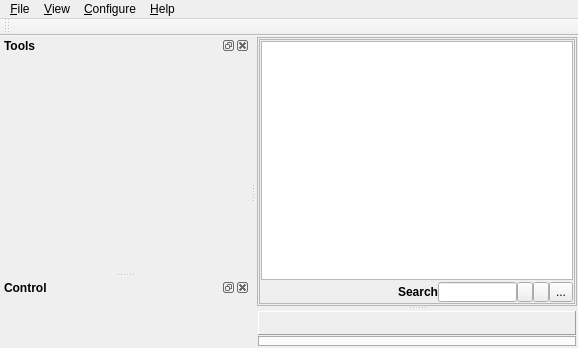
<?xml version="1.0" encoding="UTF-8"?>
<ui version="4.0">
 <class>MainWindow</class>
 <widget class="QMainWindow" name="MainWindow">
  <property name="geometry">
   <rect>
    <x>0</x>
    <y>0</y>
    <width>578</width>
    <height>348</height>
   </rect>
  </property>
  <property name="windowTitle">
   <string>vTrazer</string>
  </property>
  <property name="windowIcon">
   <iconset resource="vTrazer.qrc">
    <normaloff>:/img/logo</normaloff>:/img/logo</iconset>
  </property>
  <property name="documentMode">
   <bool>false</bool>
  </property>
  <property name="dockNestingEnabled">
   <bool>false</bool>
  </property>
  <widget class="QWidget" name="centralWidget">
   <property name="sizePolicy">
    <sizepolicy hsizetype="Expanding" vsizetype="Expanding">
     <horstretch>0</horstretch>
     <verstretch>0</verstretch>
    </sizepolicy>
   </property>
   <layout class="QGridLayout" name="gridLayout">
    <property name="sizeConstraint">
     <enum>QLayout::SetMaximumSize</enum>
    </property>
    <property name="leftMargin">
     <number>1</number>
    </property>
    <property name="topMargin">
     <number>1</number>
    </property>
    <property name="rightMargin">
     <number>1</number>
    </property>
    <property name="bottomMargin">
     <number>1</number>
    </property>
    <item row="0" column="0">
     <widget class="QSplitter" name="splitter">
      <property name="sizePolicy">
       <sizepolicy hsizetype="Expanding" vsizetype="Expanding">
        <horstretch>0</horstretch>
        <verstretch>0</verstretch>
       </sizepolicy>
      </property>
      <property name="maximumSize">
       <size>
        <width>16777215</width>
        <height>16777215</height>
       </size>
      </property>
      <property name="orientation">
       <enum>Qt::Vertical</enum>
      </property>
      <widget class="QFrame" name="MainFrame">
       <property name="sizePolicy">
        <sizepolicy hsizetype="Expanding" vsizetype="Expanding">
         <horstretch>0</horstretch>
         <verstretch>0</verstretch>
        </sizepolicy>
       </property>
       <property name="frameShape">
        <enum>QFrame::StyledPanel</enum>
       </property>
       <property name="frameShadow">
        <enum>QFrame::Raised</enum>
       </property>
       <layout class="QVBoxLayout" name="verticalLayout_3">
        <property name="spacing">
         <number>2</number>
        </property>
        <property name="leftMargin">
         <number>1</number>
        </property>
        <property name="topMargin">
         <number>1</number>
        </property>
        <property name="rightMargin">
         <number>1</number>
        </property>
        <property name="bottomMargin">
         <number>1</number>
        </property>
        <item>
         <widget class="QScrollArea" name="scrollArea">
          <property name="widgetResizable">
           <bool>true</bool>
          </property>
          <widget class="QWidget" name="scrollAreaWidgetContents">
           <property name="geometry">
            <rect>
             <x>0</x>
             <y>0</y>
             <width>319</width>
             <height>257</height>
            </rect>
           </property>
           <layout class="QVBoxLayout" name="verticalLayout_2">
            <property name="spacing">
             <number>2</number>
            </property>
            <property name="leftMargin">
             <number>1</number>
            </property>
            <property name="topMargin">
             <number>1</number>
            </property>
            <property name="rightMargin">
             <number>1</number>
            </property>
            <property name="bottomMargin">
             <number>1</number>
            </property>
            <item>
             <widget class="QTableView" name="tableView">
              <property name="alternatingRowColors">
               <bool>true</bool>
              </property>
              <attribute name="horizontalHeaderShowSortIndicator" stdset="0">
               <bool>true</bool>
              </attribute>
              <attribute name="horizontalHeaderStretchLastSection">
               <bool>true</bool>
              </attribute>
              <attribute name="verticalHeaderStretchLastSection">
               <bool>false</bool>
              </attribute>
             </widget>
            </item>
            <item>
             <widget class="QWidget" name="searchWidget" native="true">
              <property name="minimumSize">
               <size>
                <width>0</width>
                <height>20</height>
               </size>
              </property>
              <property name="maximumSize">
               <size>
                <width>16777215</width>
                <height>20</height>
               </size>
              </property>
              <layout class="QHBoxLayout" name="horizontalLayout_2">
               <property name="spacing">
                <number>0</number>
               </property>
               <property name="leftMargin">
                <number>0</number>
               </property>
               <property name="topMargin">
                <number>0</number>
               </property>
               <property name="rightMargin">
                <number>0</number>
               </property>
               <property name="bottomMargin">
                <number>0</number>
               </property>
               <item>
                <spacer name="horizontalSpacer">
                 <property name="orientation">
                  <enum>Qt::Horizontal</enum>
                 </property>
                 <property name="sizeHint" stdset="0">
                  <size>
                   <width>183</width>
                   <height>20</height>
                  </size>
                 </property>
                </spacer>
               </item>
               <item>
                <widget class="QLabel" name="label">
                 <property name="font">
                  <font>
                   <pointsize>9</pointsize>
                   <weight>75</weight>
                   <bold>true</bold>
                  </font>
                 </property>
                 <property name="layoutDirection">
                  <enum>Qt::LeftToRight</enum>
                 </property>
                 <property name="text">
                  <string>Search</string>
                 </property>
                </widget>
               </item>
               <item>
                <widget class="QLineEdit" name="regexpEdit">
                 <property name="font">
                  <font>
                   <pointsize>9</pointsize>
                   <weight>75</weight>
                   <bold>true</bold>
                  </font>
                 </property>
                </widget>
               </item>
               <item>
                <widget class="QPushButton" name="backSearch">
                 <property name="maximumSize">
                  <size>
                   <width>16</width>
                   <height>16777215</height>
                  </size>
                 </property>
                 <property name="text">
                  <string/>
                 </property>
                 <property name="icon">
                  <iconset resource="vTrazer.qrc">
                   <normaloff>:/img/leftarrow</normaloff>:/img/leftarrow</iconset>
                 </property>
                 <property name="iconSize">
                  <size>
                   <width>10</width>
                   <height>10</height>
                  </size>
                 </property>
                 <property name="shortcut">
                  <string>Up</string>
                 </property>
                </widget>
               </item>
               <item>
                <widget class="QPushButton" name="nextSearch">
                 <property name="maximumSize">
                  <size>
                   <width>16</width>
                   <height>16777215</height>
                  </size>
                 </property>
                 <property name="text">
                  <string/>
                 </property>
                 <property name="icon">
                  <iconset resource="vTrazer.qrc">
                   <normaloff>:/img/rightarrow</normaloff>:/img/rightarrow</iconset>
                 </property>
                 <property name="iconSize">
                  <size>
                   <width>10</width>
                   <height>10</height>
                  </size>
                 </property>
                 <property name="shortcut">
                  <string>Down</string>
                 </property>
                </widget>
               </item>
               <item>
                <widget class="QToolButton" name="hideButton">
                 <property name="text">
                  <string>...</string>
                 </property>
                 <property name="icon">
                  <iconset resource="vTrazer.qrc">
                   <normaloff>:/img/close</normaloff>:/img/close</iconset>
                 </property>
                 <property name="iconSize">
                  <size>
                   <width>10</width>
                   <height>10</height>
                  </size>
                 </property>
                </widget>
               </item>
              </layout>
             </widget>
            </item>
           </layout>
          </widget>
         </widget>
        </item>
       </layout>
      </widget>
      <widget class="QFrame" name="ResultFrame">
       <property name="sizePolicy">
        <sizepolicy hsizetype="Expanding" vsizetype="Expanding">
         <horstretch>0</horstretch>
         <verstretch>0</verstretch>
        </sizepolicy>
       </property>
       <property name="frameShape">
        <enum>QFrame::NoFrame</enum>
       </property>
       <property name="frameShadow">
        <enum>QFrame::Plain</enum>
       </property>
       <property name="lineWidth">
        <number>0</number>
       </property>
       <layout class="QVBoxLayout" name="verticalLayout_4">
        <property name="spacing">
         <number>1</number>
        </property>
        <property name="leftMargin">
         <number>1</number>
        </property>
        <property name="topMargin">
         <number>1</number>
        </property>
        <property name="rightMargin">
         <number>1</number>
        </property>
        <property name="bottomMargin">
         <number>1</number>
        </property>
        <item>
         <widget class="QFrame" name="popFrameWindow">
          <property name="minimumSize">
           <size>
            <width>0</width>
            <height>24</height>
           </size>
          </property>
          <property name="maximumSize">
           <size>
            <width>16777215</width>
            <height>24</height>
           </size>
          </property>
          <property name="frameShape">
           <enum>QFrame::Panel</enum>
          </property>
          <property name="frameShadow">
           <enum>QFrame::Raised</enum>
          </property>
          <layout class="QHBoxLayout" name="horizontalLayout_3">
           <property name="spacing">
            <number>1</number>
           </property>
           <property name="leftMargin">
            <number>0</number>
           </property>
           <property name="topMargin">
            <number>0</number>
           </property>
           <property name="rightMargin">
            <number>2</number>
           </property>
           <property name="bottomMargin">
            <number>0</number>
           </property>
           <item>
            <spacer name="horizontalSpacer_3">
             <property name="orientation">
              <enum>Qt::Horizontal</enum>
             </property>
             <property name="sizeHint" stdset="0">
              <size>
               <width>188</width>
               <height>14</height>
              </size>
             </property>
            </spacer>
           </item>
           <item>
            <widget class="QPushButton" name="ClosePushButton">
             <property name="maximumSize">
              <size>
               <width>15</width>
               <height>15</height>
              </size>
             </property>
             <property name="whatsThis">
              <string>Hide</string>
             </property>
             <property name="text">
              <string/>
             </property>
             <property name="icon">
              <iconset resource="vTrazer.qrc">
               <normaloff>:/img/hide</normaloff>:/img/hide</iconset>
             </property>
             <property name="iconSize">
              <size>
               <width>15</width>
               <height>15</height>
              </size>
             </property>
             <property name="flat">
              <bool>true</bool>
             </property>
            </widget>
           </item>
          </layout>
         </widget>
        </item>
        <item>
         <widget class="QTabWidget" name="ResultTabWidget">
          <property name="font">
           <font>
            <pointsize>10</pointsize>
            <weight>75</weight>
            <bold>true</bold>
           </font>
          </property>
          <property name="autoFillBackground">
           <bool>false</bool>
          </property>
          <property name="tabPosition">
           <enum>QTabWidget::South</enum>
          </property>
          <property name="tabShape">
           <enum>QTabWidget::Rounded</enum>
          </property>
          <property name="currentIndex">
           <number>-1</number>
          </property>
          <property name="documentMode">
           <bool>false</bool>
          </property>
          <property name="tabsClosable">
           <bool>true</bool>
          </property>
          <property name="movable">
           <bool>true</bool>
          </property>
         </widget>
        </item>
       </layout>
      </widget>
     </widget>
    </item>
   </layout>
  </widget>
  <widget class="QMenuBar" name="menuBar">
   <property name="geometry">
    <rect>
     <x>0</x>
     <y>0</y>
     <width>578</width>
     <height>25</height>
    </rect>
   </property>
   <property name="defaultUp">
    <bool>false</bool>
   </property>
   <widget class="QMenu" name="menuFile">
    <property name="tearOffEnabled">
     <bool>false</bool>
    </property>
    <property name="title">
     <string>&amp;File</string>
    </property>
    <addaction name="actionOpen"/>
    <addaction name="actionSessionManager"/>
    <addaction name="actionQuit"/>
   </widget>
   <widget class="QMenu" name="menuHelp">
    <property name="title">
     <string>&amp;Help</string>
    </property>
    <addaction name="actionAbout"/>
    <addaction name="actionManual"/>
   </widget>
   <widget class="QMenu" name="menuView">
    <property name="title">
     <string>&amp;View</string>
    </property>
    <addaction name="actionViewTools"/>
    <addaction name="actionViewControl_Panel"/>
    <addaction name="separator"/>
    <addaction name="actionViewResult"/>
    <addaction name="separator"/>
    <addaction name="actionWatch"/>
    <addaction name="actionOutput"/>
    <addaction name="actionGraph"/>
    <addaction name="separator"/>
    <addaction name="actionShow_Full_Screen"/>
    <addaction name="actionFind"/>
   </widget>
   <widget class="QMenu" name="menuConfigure">
    <property name="title">
     <string>&amp;Configure</string>
    </property>
    <addaction name="actionConfigure"/>
    <addaction name="actionRun"/>
   </widget>
   <addaction name="menuFile"/>
   <addaction name="menuView"/>
   <addaction name="menuConfigure"/>
   <addaction name="menuHelp"/>
  </widget>
  <widget class="QToolBar" name="mainToolBar">
   <attribute name="toolBarArea">
    <enum>TopToolBarArea</enum>
   </attribute>
   <attribute name="toolBarBreak">
    <bool>false</bool>
   </attribute>
  </widget>
  <widget class="QDockWidget" name="ToolsDockWidget">
   <property name="minimumSize">
    <size>
     <width>250</width>
     <height>235</height>
    </size>
   </property>
   <property name="font">
    <font>
     <pointsize>9</pointsize>
     <weight>75</weight>
     <bold>true</bold>
    </font>
   </property>
   <property name="windowTitle">
    <string>Tools</string>
   </property>
   <attribute name="dockWidgetArea">
    <number>1</number>
   </attribute>
   <widget class="QWidget" name="ToolDockWidgetContents"/>
  </widget>
  <widget class="QDockWidget" name="ControlPanelDockWidget">
   <property name="minimumSize">
    <size>
     <width>131</width>
     <height>70</height>
    </size>
   </property>
   <property name="maximumSize">
    <size>
     <width>524287</width>
     <height>70</height>
    </size>
   </property>
   <property name="font">
    <font>
     <pointsize>9</pointsize>
     <weight>75</weight>
     <bold>true</bold>
    </font>
   </property>
   <property name="toolTip">
    <string/>
   </property>
   <property name="features">
    <set>QDockWidget::AllDockWidgetFeatures</set>
   </property>
   <property name="allowedAreas">
    <set>Qt::AllDockWidgetAreas</set>
   </property>
   <property name="windowTitle">
    <string>Control</string>
   </property>
   <attribute name="dockWidgetArea">
    <number>1</number>
   </attribute>
   <widget class="QWidget" name="dockWidgetContents_2">
    <property name="maximumSize">
     <size>
      <width>16777215</width>
      <height>70</height>
     </size>
    </property>
   </widget>
  </widget>
  <action name="actionAbout">
   <property name="icon">
    <iconset resource="vTrazer.qrc">
     <normaloff>:/img/logo</normaloff>:/img/logo</iconset>
   </property>
   <property name="text">
    <string>About</string>
   </property>
   <property name="iconVisibleInMenu">
    <bool>true</bool>
   </property>
  </action>
  <action name="actionOpen">
   <property name="text">
    <string>&amp;Open</string>
   </property>
  </action>
  <action name="actionViewTools">
   <property name="checkable">
    <bool>true</bool>
   </property>
   <property name="text">
    <string>&amp;Tools</string>
   </property>
   <property name="shortcut">
    <string>Ctrl+T</string>
   </property>
   <property name="iconVisibleInMenu">
    <bool>true</bool>
   </property>
  </action>
  <action name="actionViewControl_Panel">
   <property name="checkable">
    <bool>true</bool>
   </property>
   <property name="text">
    <string>Control &amp;Panel</string>
   </property>
   <property name="shortcut">
    <string>Ctrl+P</string>
   </property>
   <property name="iconVisibleInMenu">
    <bool>true</bool>
   </property>
  </action>
  <action name="actionViewResult">
   <property name="checkable">
    <bool>true</bool>
   </property>
   <property name="text">
    <string>&amp;Result</string>
   </property>
   <property name="shortcut">
    <string>Ctrl+R</string>
   </property>
   <property name="iconVisibleInMenu">
    <bool>true</bool>
   </property>
  </action>
  <action name="actionConfigure">
   <property name="icon">
    <iconset resource="vTrazer.qrc">
     <normaloff>:/img/genconfig</normaloff>:/img/genconfig</iconset>
   </property>
   <property name="text">
    <string>General</string>
   </property>
   <property name="iconVisibleInMenu">
    <bool>true</bool>
   </property>
  </action>
  <action name="actionManual">
   <property name="icon">
    <iconset resource="vTrazer.qrc">
     <normaloff>:/img/manual</normaloff>:/img/manual</iconset>
   </property>
   <property name="text">
    <string>Manual</string>
   </property>
   <property name="shortcut">
    <string>F1</string>
   </property>
  </action>
  <action name="actionSessionManager">
   <property name="icon">
    <iconset resource="vTrazer.qrc">
     <normaloff>:/img/tools</normaloff>:/img/tools</iconset>
   </property>
   <property name="text">
    <string>Session &amp;Manager</string>
   </property>
   <property name="shortcut">
    <string>Ctrl+M</string>
   </property>
  </action>
  <action name="actionQuit">
   <property name="text">
    <string>Quit</string>
   </property>
   <property name="toolTip">
    <string>Quit</string>
   </property>
  </action>
  <action name="actionRun">
   <property name="icon">
    <iconset resource="vTrazer.qrc">
     <normaloff>:/img/run</normaloff>:/img/run</iconset>
   </property>
   <property name="text">
    <string>Run</string>
   </property>
   <property name="iconVisibleInMenu">
    <bool>true</bool>
   </property>
  </action>
  <action name="actionShow_Full_Screen">
   <property name="checkable">
    <bool>true</bool>
   </property>
   <property name="text">
    <string>Show Full Screen</string>
   </property>
   <property name="shortcut">
    <string>F11</string>
   </property>
  </action>
  <action name="actionOutput">
   <property name="text">
    <string>Output</string>
   </property>
  </action>
  <action name="actionFind">
   <property name="text">
    <string>Find</string>
   </property>
   <property name="shortcut">
    <string>Ctrl+F</string>
   </property>
  </action>
  <action name="actionWatch">
   <property name="text">
    <string>Watchs</string>
   </property>
   <property name="shortcut">
    <string>Ctrl+W</string>
   </property>
  </action>
  <action name="actionGraph">
   <property name="text">
    <string>Graph</string>
   </property>
   <property name="shortcut">
    <string>Ctrl+G</string>
   </property>
  </action>
 </widget>
 <layoutdefault spacing="6" margin="11"/>
 <resources>
  <include location="vTrazer.qrc"/>
 </resources>
 <connections>
  <connection>
   <sender>actionViewTools</sender>
   <signal>toggled(bool)</signal>
   <receiver>ToolsDockWidget</receiver>
   <slot>setVisible(bool)</slot>
   <hints>
    <hint type="sourcelabel">
     <x>-1</x>
     <y>-1</y>
    </hint>
    <hint type="destinationlabel">
     <x>69</x>
     <y>142</y>
    </hint>
   </hints>
  </connection>
  <connection>
   <sender>actionViewControl_Panel</sender>
   <signal>toggled(bool)</signal>
   <receiver>ControlPanelDockWidget</receiver>
   <slot>setVisible(bool)</slot>
   <hints>
    <hint type="sourcelabel">
     <x>-1</x>
     <y>-1</y>
    </hint>
    <hint type="destinationlabel">
     <x>69</x>
     <y>289</y>
    </hint>
   </hints>
  </connection>
  <connection>
   <sender>ToolsDockWidget</sender>
   <signal>visibilityChanged(bool)</signal>
   <receiver>actionViewTools</receiver>
   <slot>setChecked(bool)</slot>
   <hints>
    <hint type="sourcelabel">
     <x>69</x>
     <y>142</y>
    </hint>
    <hint type="destinationlabel">
     <x>-1</x>
     <y>-1</y>
    </hint>
   </hints>
  </connection>
  <connection>
   <sender>ControlPanelDockWidget</sender>
   <signal>visibilityChanged(bool)</signal>
   <receiver>actionViewControl_Panel</receiver>
   <slot>setChecked(bool)</slot>
   <hints>
    <hint type="sourcelabel">
     <x>69</x>
     <y>289</y>
    </hint>
    <hint type="destinationlabel">
     <x>-1</x>
     <y>-1</y>
    </hint>
   </hints>
  </connection>
  <connection>
   <sender>actionViewResult</sender>
   <signal>toggled(bool)</signal>
   <receiver>ResultFrame</receiver>
   <slot>setVisible(bool)</slot>
   <hints>
    <hint type="sourcelabel">
     <x>-1</x>
     <y>-1</y>
    </hint>
    <hint type="destinationlabel">
     <x>411</x>
     <y>276</y>
    </hint>
   </hints>
  </connection>
  <connection>
   <sender>ClosePushButton</sender>
   <signal>clicked(bool)</signal>
   <receiver>ResultFrame</receiver>
   <slot>setVisible(bool)</slot>
   <hints>
    <hint type="sourcelabel">
     <x>633</x>
     <y>197</y>
    </hint>
    <hint type="destinationlabel">
     <x>411</x>
     <y>256</y>
    </hint>
   </hints>
  </connection>
  <connection>
   <sender>ClosePushButton</sender>
   <signal>clicked(bool)</signal>
   <receiver>actionViewResult</receiver>
   <slot>toggle()</slot>
   <hints>
    <hint type="sourcelabel">
     <x>633</x>
     <y>197</y>
    </hint>
    <hint type="destinationlabel">
     <x>-1</x>
     <y>-1</y>
    </hint>
   </hints>
  </connection>
 </connections>
</ui>
